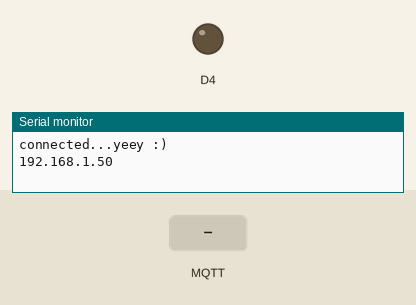
The sketch below on a simulated ESP8266 (NodeMCU). Shown: output pins drawn as LEDs (lit = HIGH), the last lines printed to the serial monitor. The test bench sets the inputs (shaded band). WiFi joins after 1.5 s; servers stay silent unless stated; no MQTT or app messages arrive unless stated.

Above: at 2.7 s.
2.8 s: MQTT message "1" arrives on the first subscribed topic
At 3.8 s:
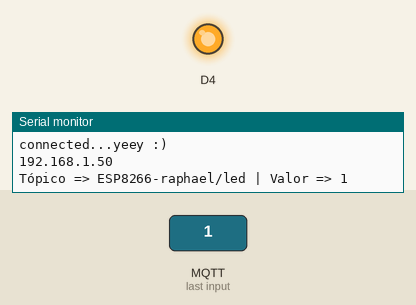
4.3 s: MQTT message "0" arrives on the first subscribed topic
At 4.9 s:
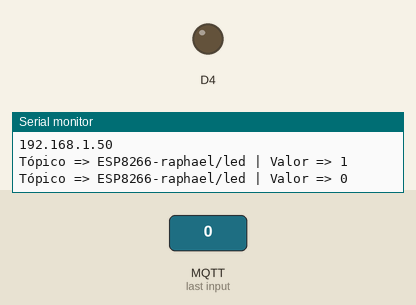
Timing chart, 0 to 7.3 s (numbered marks = the images above; inputs shaded):
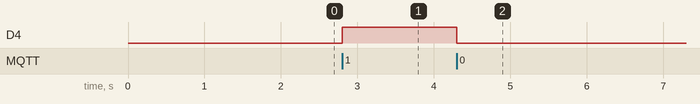

The sketch:

CODIGO3.2.1_-_BROKER_IoT_ECLIPSE.ino
```cpp
#include <ESP8266WiFi.h>          //https://github.com/esp8266/Arduino

//needed for library
#include <DNSServer.h>
#include <ESP8266WebServer.h>
#include <WiFiManager.h>         //https://github.com/tzapu/WiFiManager
#include <PubSubClient.h>

    // host e porta do broker
    const char* BROKER_MQTT = "iot.eclipse.org"; //broker link
    int BROKER_PORT = 1883; //porta

    void initPins();
    void initSerial();
    void initWiFi();
    void initMQTT();

WiFiClient espClient;
// instancia o mqtt
PubSubClient MQTT(espClient);

void setup() {
    // put your setup code here, to run once:
    Serial.begin(115200);

    //WiFiManager
    //Local intialization. Once its business is done, there is no need to keep it around
    WiFiManager wifiManager;
    //reset saved settings
    //wifiManager.resetSettings();

    //set custom ip for portal
    //wifiManager.setAPStaticIPConfig(IPAddress(10,0,1,1), IPAddress(10,0,1,1), IPAddress(255,255,255,0));

    //fetches ssid and pass from eeprom and tries to connect
    //if it does not connect it starts an access point with the specified name
    //here  "AutoConnectAP"
    //and goes into a blocking loop awaiting configuration
    wifiManager.autoConnect("AutoConnectAP");
    //or use this for auto generated name ESP + ChipID
    //wifiManager.autoConnect();


    //if you get here you have connected to the WiFi
    Serial.println("connected...yeey :)");
  initPins();
  initSerial();
  initWiFi();
  initMQTT();
}

void loop() {
  if (!MQTT.connected()) {
    reconnectMQTT();
  }
  recconectWiFi();
  MQTT.loop();
}

void initPins() {
  pinMode(D4, OUTPUT);
  digitalWrite(D4, 0);
}

void initSerial() {
  Serial.begin(115200);
}
void initWiFi() {
  delay(10);

  while (WiFi.status() != WL_CONNECTED) {
    delay(100);
  }
  Serial.println();
  Serial.println(WiFi.localIP());
}

// Funcão para se conectar ao Broker MQTT
void initMQTT() {
  MQTT.setServer(BROKER_MQTT, BROKER_PORT);
  MQTT.setCallback(mqtt_callback);
}

//Função que recebe as mensagens publicadas
void mqtt_callback(char* topic, byte* payload, unsigned int length) {

  String message;
  for (int i = 0; i < length; i++) {
    char c = (char)payload[i];
    message += c;
  }
  Serial.println("Tópico => " + String(topic) + " | Valor => " + String(message));
  if (message == "1") {
    digitalWrite(D4, 1);

  } else {
    digitalWrite(D4, 0);
  }
  Serial.flush();
}

void reconnectMQTT() {
  while (!MQTT.connected()) {
    if (MQTT.connect("ESP8266-raphael/led")) { //topic
      MQTT.subscribe("ESP8266-raphael/led"); //topic

    } else {
      delay(2000);
    }
  }
}

void recconectWiFi() {
  while (WiFi.status() != WL_CONNECTED) {
    delay(100);
  }
}
```

Measured:
- after the input at 2.8 s, D4: LOW → HIGH at once
- after the input at 4.3 s, D4: HIGH → LOW at once
